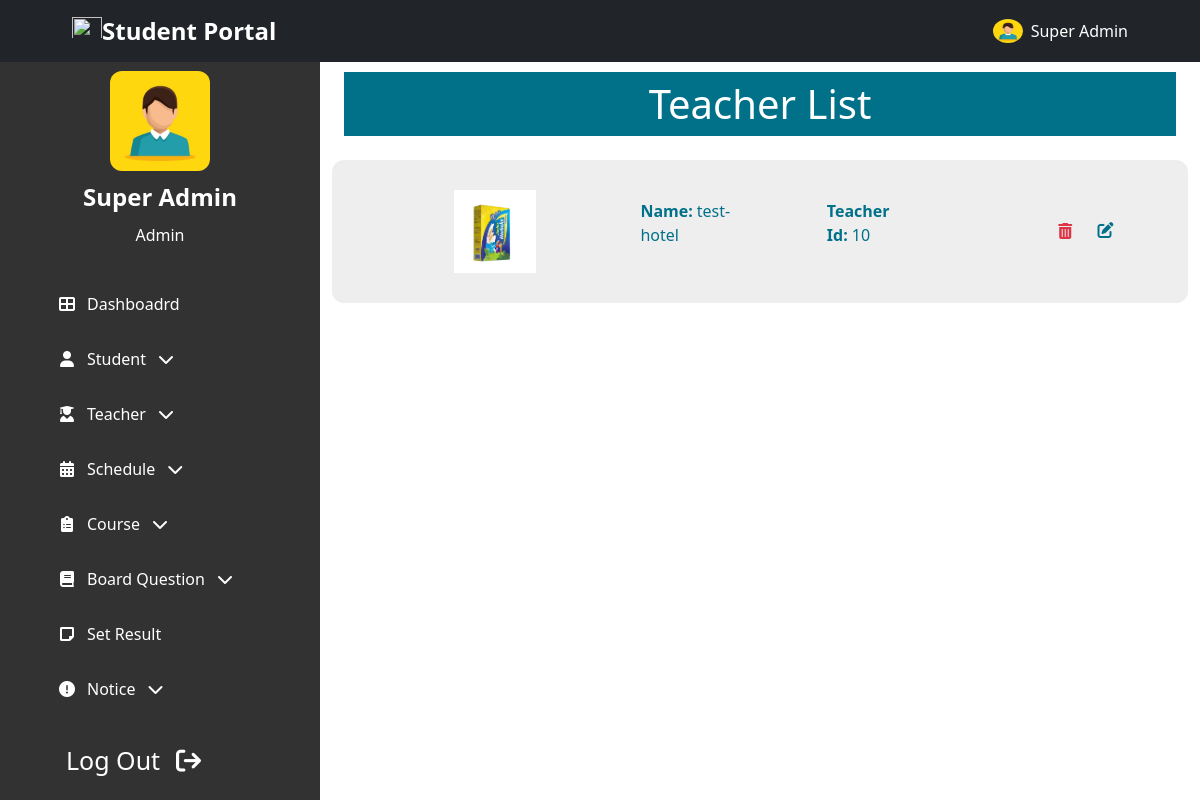
Page /admin/teacher_list.php (signed in) on the earlier database version.
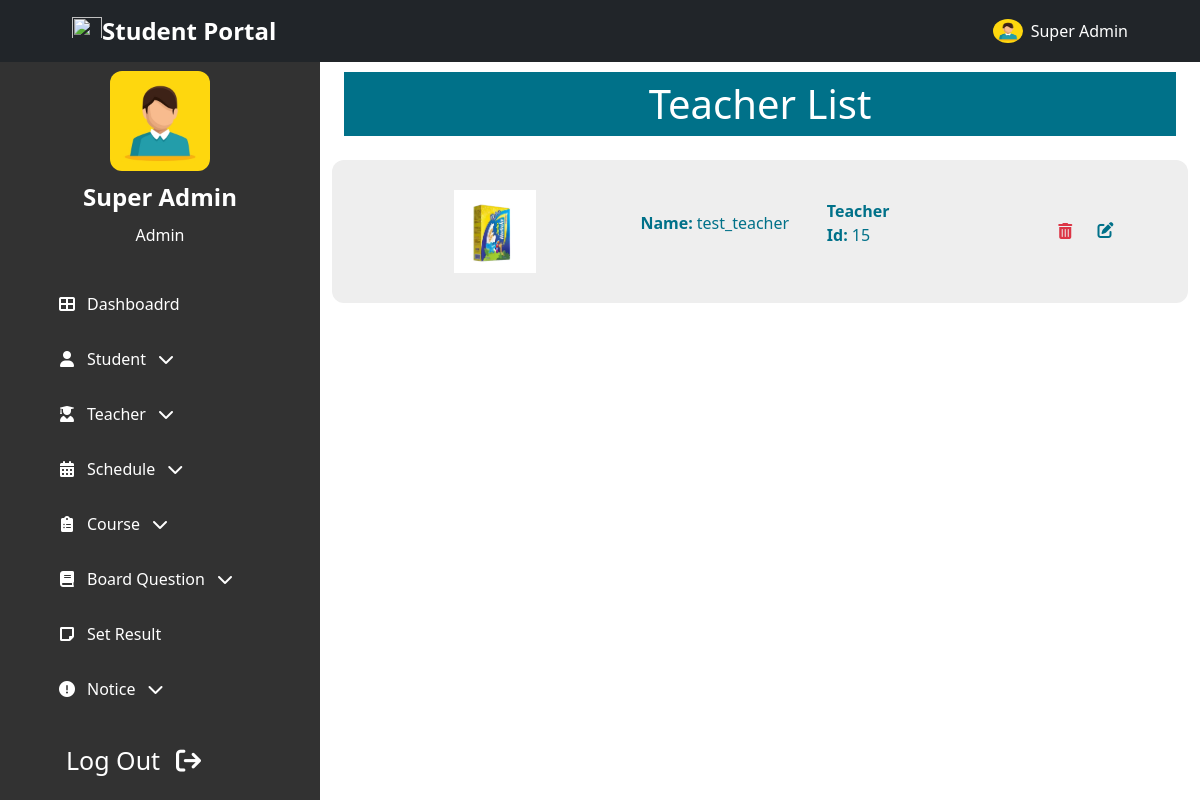
Same page on the later database version.
### tables this page shows
CREATE TABLE `Teachers` (
  `id` int(11) NOT NULL,
  `name` varchar(100) NOT NULL,
  `father` varchar(100) NOT NULL,
  `mother` varchar(100) NOT NULL,
  `image` varchar(255) DEFAULT NULL,
  `nid` bigint(20) DEFAULT NULL,
  `birthreg` bigint(20) DEFAULT NULL,
  `tchr_id` int(11) NOT NULL,
  `gender` varchar(10) NOT NULL,
  `blood` varchar(5) DEFAULT NULL,
  `religion` varchar(20) DEFAULT NULL,
  `present_addr` text NOT NULL,
  `parma_addr` text NOT NULL,
  `phone` varchar(15) NOT NULL,
  `email` varchar(100) NOT NULL,
  `interests` text DEFAULT NULL,
  `updated_at` timestamp NOT NULL DEFAULT current_timestamp() ON UPDATE current_timestamp(),
  `created_at` timestamp NOT NULL DEFAULT current_timestamp()
);

### admin/backend/teacher_list.php (called while the page is built, shortened)
<?php
    $sql    =   "SELECT * FROM `Teachers` WHERE 1";
    $query  =   mysqli_query($conn, $sql);
    $tchrs  =   mysqli_fetch_all($query, MYSQLI_ASSOC);
?>

### admin/teacher_list.php (the view, shortened to what this page needs)
<!DOCTYPE html>
<html lang="en">
<?php
    include "admin_head.php";
    include "backend/teacher_list.php";
?>
<body class="">
<?php include "../header_nav.php";?>
    <section class="header-container">
        <?php include "admin_sidebar.php";?>
    </section>
    <section id="home-container"  class="home-container active-2"">
        <div class="px-4 py-5 mt-4">
            <h1 class="common-background-2 p-2 text-center">Teacher List</h1>
            <div class="my-4">
                <?php
                    if(!empty($tchrs))
                    {
                        foreach($tchrs as $t)
                        {
                ?>
                        <div class="common-card row my-2 justify-content-between align-items-center">
                            <div class="col col-10 row justify-content-evenly align-items-center">
                                <div class="col col-8 col-lg-2">
                                    <img class="w-100" src="../images/teacher/<?php echo $t['image']; ?>" alt="">
                                </div>
                                <div class="col col-8 col-lg-2">
                                    <p><span class="fw-bold pe-1">Name:</span><?php echo $t['name']; ?></p>
                                </div>
                                <div class="col col-8 col-lg-2">
                                    <p><span class="fw-bold pe-1">Teacher Id:</span><?php echo $t['tchr_id']; ?></p>
                                </div>
                            </div>
                            <div class="col col-2 delete-edit-container">
                                <form method="post" style="display: contents;width: fit-content;">
                                    <button type="submit" name="delete" id="delete" class="btn text-danger" value="<?php echo $t['tchr_id']; ?>">
                                        <i class="fas fa-trash-alt px-0 px-lg-2"></i>
                                    </button>
                                </form>
                                <a class="no-text-decoration" href="../admin/edit_teacher.php?id=<?php echo $t['tchr_id']; ?>">
                                    <i class="fas fa-edit"></i>
                                </a>
                            </div>
                        </div>
                <?php
                        }
                    }
                ?>
        </div>
    </section>
</body>
</html>

Differences in the rows shown:
removed teachers: image (picture), name "test-hotel", tchr "10"
added teachers: image (picture), name "test_teacher", tchr "15"
